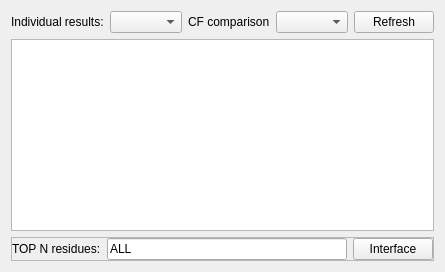
            <widget class="QWidget" name="surfaces_result_tab">
             <attribute name="title">
              <string>Results</string>
             </attribute>
             <layout class="QVBoxLayout" name="verticalLayout_17">
              <item>
               <widget class="QFrame" name="frame_4">
                <property name="frameShape">
                 <enum>QFrame::NoFrame</enum>
                </property>
                <property name="frameShadow">
                 <enum>QFrame::Plain</enum>
                </property>
                <layout class="QHBoxLayout" name="horizontalLayout_8">
                 <property name="leftMargin">
                  <number>0</number>
                 </property>
                 <property name="topMargin">
                  <number>0</number>
                 </property>
                 <property name="rightMargin">
                  <number>0</number>
                 </property>
                 <property name="bottomMargin">
                  <number>0</number>
                 </property>
                 <item>
                  <widget class="QLabel" name="label_135">
                   <property name="text">
                    <string>Individual results:</string>
                   </property>
                  </widget>
                 </item>
                 <item>
                  <widget class="QComboBox" name="surface_select_individual_result">
                   <property name="sizePolicy">
                    <sizepolicy hsizetype="Minimum" vsizetype="Fixed">
                     <horstretch>0</horstretch>
                     <verstretch>0</verstretch>
                    </sizepolicy>
                   </property>
                   <property name="currentText">
                    <string/>
                   </property>
                   <property name="currentIndex">
                    <number>-1</number>
                   </property>
                  </widget>
                 </item>
                 <item>
                  <widget class="QLabel" name="label_136">
                   <property name="text">
                    <string>CF comparison</string>
                   </property>
                  </widget>
                 </item>
                 <item>
                  <widget class="QComboBox" name="surface_select_cf_comparison">
                   <property name="sizePolicy">
                    <sizepolicy hsizetype="Minimum" vsizetype="Fixed">
                     <horstretch>0</horstretch>
                     <verstretch>0</verstretch>
                    </sizepolicy>
                   </property>
                   <property name="currentText">
                    <string/>
                   </property>
                   <property name="currentIndex">
                    <number>-1</number>
                   </property>
                  </widget>
                 </item>
                 <item>
                  <widget class="QPushButton" name="surfaces_refresh_result">
                   <property name="sizePolicy">
                    <sizepolicy hsizetype="Maximum" vsizetype="Fixed">
                     <horstretch>0</horstretch>
                     <verstretch>0</verstretch>
                    </sizepolicy>
                   </property>
                   <property name="text">
                    <string>Refresh</string>
                   </property>
                  </widget>
                 </item>
                </layout>
               </widget>
              </item>
              <item>
               <widget class="QTableView" name="surfaces_tableView"/>
              </item>
              <item>
               <widget class="QFrame" name="frame_5">
                <property name="frameShape">
                 <enum>QFrame::StyledPanel</enum>
                </property>
                <property name="frameShadow">
                 <enum>QFrame::Raised</enum>
                </property>
                <layout class="QHBoxLayout" name="horizontalLayout_9">
                 <property name="leftMargin">
                  <number>0</number>
                 </property>
                 <property name="topMargin">
                  <number>0</number>
                 </property>
                 <property name="rightMargin">
                  <number>0</number>
                 </property>
                 <property name="bottomMargin">
                  <number>0</number>
                 </property>
                 <item>
                  <widget class="QLabel" name="label_134">
                   <property name="text">
                    <string>TOP N residues:</string>
                   </property>
                  </widget>
                 </item>
                 <item>
                  <widget class="QLineEdit" name="TOPN_lineEdit_2">
                   <property name="text">
                    <string>ALL</string>
                   </property>
                  </widget>
                 </item>
                 <item>
                  <widget class="QPushButton" name="surfaces_button_interface">
                   <property name="text">
                    <string>Interface</string>
                   </property>
                  </widget>
                 </item>
                </layout>
               </widget>
              </item>
             </layout>
            </widget>
